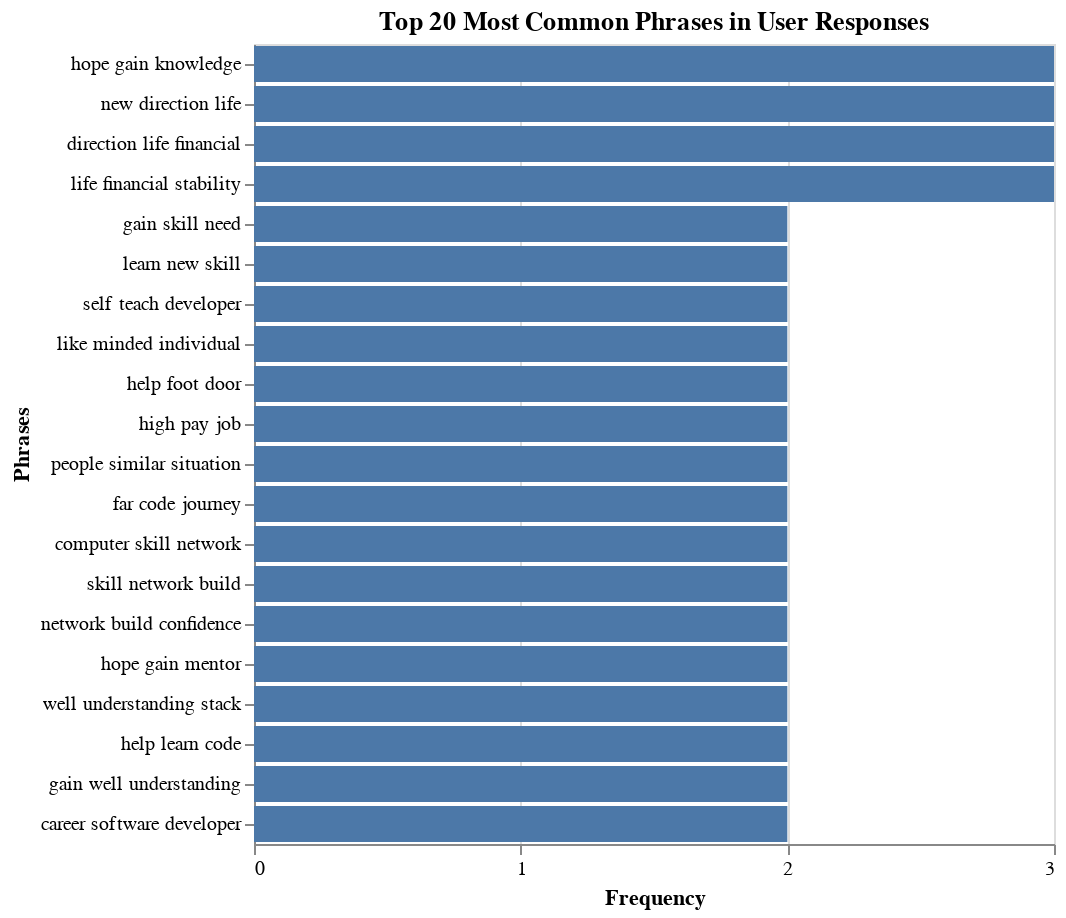

Notebook cell for this chart:
### Code cell
triple_graph = alt.Chart(
                    triple_top_20,
                    title="Top 20 Most Common Phrases in User Responses"
                    ).mark_bar().encode(
                        x=alt.X("frequency:Q",
                                title='Frequency',
                                axis=alt.Axis(tickMinStep=1)
                                ),
                        y=alt.Y("phrase:O",
                                title='Phrases',
                                sort="-x")
                                )
triple_graph.display()

### Figure 1 — Vega-Lite specification as saved in the notebook (floating-point values rounded to 4 significant figures)
{"config": {"view": {"continuousWidth": 400, "continuousHeight": 300}}, "data": {"name": "data-17f04df0a3c6d646a69418c0f5e13913"}, "mark": "bar", "encoding": {"x": {"axis": {"tickMinStep": 1}, "field": "frequency", "title": "Frequency", "type": "quantitative"}, "y": {"field": "phrase", "sort": "-x", "title": "Phrases", "type": "ordinal"}}, "title": "Top 20 Most Common Phrases in User Responses", "$schema": "https://vega.github.io/schema/vega-lite/v4.17.0.json", "datasets": {"data-17f04df0a3c6d646a69418c0f5e13913": [{"phrase": "gain skill need", "frequency": 2}, {"phrase": "learn new skill", "frequency": 2}, {"phrase": "self teach developer", "frequency": 2}, {"phrase": "like minded individual", "frequency": 2}, {"phrase": "help foot door", "frequency": 2}, {"phrase": "high pay job", "frequency": 2}, {"phrase": "people similar situation", "frequency": 2}, {"phrase": "far code journey", "frequency": 2}, {"phrase": "computer skill network", "frequency": 2}, {"phrase": "skill network build", "frequency": 2}, {"phrase": "network build confidence", "frequency": 2}, {"phrase": "hope gain mentor", "frequency": 2}, {"phrase": "well understanding stack", "frequency": 2}, {"phrase": "help learn code", "frequency": 2}, {"phrase": "gain well understanding", "frequency": 2}, {"phrase": "career software developer", "frequency": 2}, {"phrase": "hope gain knowledge", "frequency": 3}, {"phrase": "new direction life", "frequency": 3}, {"phrase": "direction life financial", "frequency": 3}, {"phrase": "life financial stability", "frequency": 3}]}}
